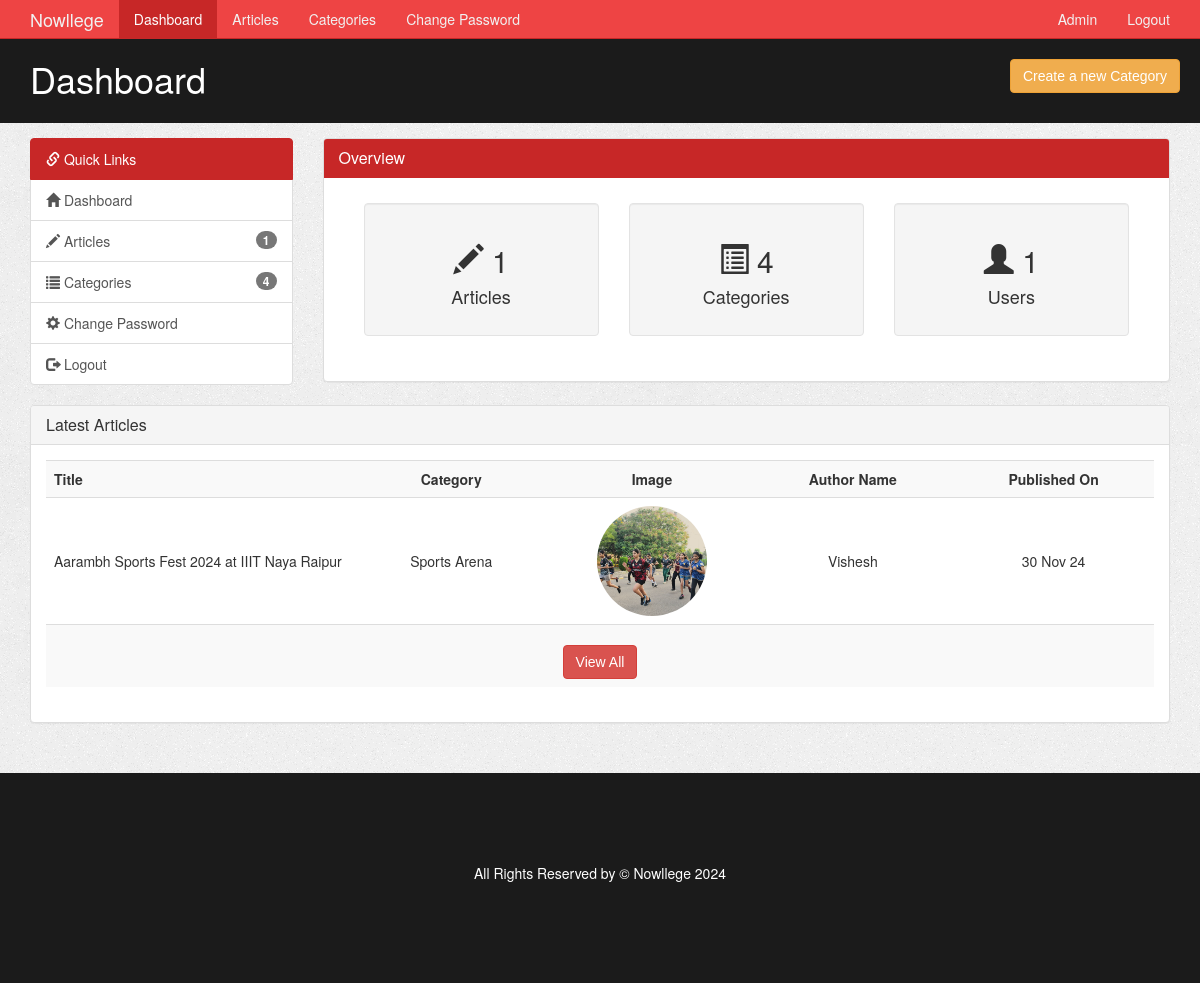
The page /admin/index.php (signed in) on the database its author committed.
### tables this page shows
CREATE TABLE `article` (
  `article_id` int(11) NOT NULL,
  `category_id` int(11) NOT NULL,
  `author_id` int(11) NOT NULL,
  `article_title` varchar(250) NOT NULL,
  `article_image` varchar(200) NOT NULL,
  `article_description` text NOT NULL,
  `article_date` date NOT NULL,
  `article_trend` tinyint(4) NOT NULL,
  `article_active` tinyint(4) NOT NULL
);

CREATE TABLE `category` (
  `category_id` int(11) NOT NULL,
  `category_name` varchar(45) NOT NULL,
  `category_color` varchar(35) NOT NULL,
  `category_image` varchar(250) NOT NULL,
  `category_description` varchar(350) NOT NULL
);

CREATE TABLE `author` (
  `author_id` int(11) NOT NULL,
  `author_name` varchar(35) NOT NULL,
  `author_password` varchar(100) NOT NULL,
  `author_email` varchar(45) NOT NULL
);

### admin/index.php (the view, shortened to what this page needs)
<?php
  require('./includes/nav.inc.php');
?>
<section id="main">
  <div class="container">
    <div class="row">
      <?php
        $user_sql =  "SELECT COUNT(user_id)
                        AS no_of_users
                        FROM user";
        $user_result = mysqli_query($con,$user_sql);
        $user_data = mysqli_fetch_assoc($user_result);
        $no_of_users = $user_data['no_of_users'];
        require('./includes/quick-links.inc.php');
      ?>
      <div class="col-md-9">
        <div class="panel panel-default">
          <div class="panel-heading main-color-bg">
            <h3 class="panel-title">Overview</h3>
          </div>
          <div class="panel-body" style="padding: 2.5rem;">
            <div class="col-md-4">
              <div class="well dash-box">
                <h2>
                  <span class="glyphicon glyphicon-pencil"></span>
                  <?php echo $no_of_articles;?>
                </h2>
                <h4>Articles</h4>
              </div>
            </div>
            <div class="col-md-4">
              <div class="well dash-box">
                <h2>
                  <span class="glyphicon glyphicon-list-alt" aria-hidden="true"></span>
                  <?php echo $no_of_categories;?>
                </h2>
                <h4>Categories</h4>
              </div>
            </div>
            <div class="col-md-4">
              <div class="well dash-box">
                <h2>
                  <span class="glyphicon glyphicon-user"></span>
                  <?php echo $no_of_users;?>
                </h2>
                <h4>Users</h4>
              </div>
            </div>
          </div>
        </div>
      </div>
    </div>
    <div class="row">
      <?php
        $sql = "SELECT article.article_title,
                article.article_date,
                article.article_image,
                category.category_name,
                author.author_name
                FROM article, category, author
                WHERE article.category_id = category.category_id
                AND article.author_id  = author.author_id
                ORDER BY article_date DESC
                LIMIT 4";
        $result = mysqli_query($con,$sql);
        $row = mysqli_num_rows($result);
      ?>
      <div class="col-md-12">
        <div class="panel panel-default">
          <div class="panel-heading">
            <h4 class="panel-title">Latest Articles</h4>
          </div>
          <div class="panel-body">
            <table class="table table-striped article-list table-hover">
              <tr>
                <th>Title</th>
                <th>Category</th>
                <th>Image</th>
                <th>Author Name</th>
                <th>Published On</th>
              </tr>
              <?php
                if($row > 0) {
                  while($data = mysqli_fetch_assoc($result)) {
                    $category_name = $data['category_name'];
                    $author_name = $data['author_name'];
                    $article_title = $data['article_title'];
                    $article_image = $data['article_image'];
                    $article_date = $data['article_date'];
                    $article_date = date("d M y",strtotime($article_date));
                    echo '
                      <tr>
                        <td>
                          '.$article_title.'
                        </td>
                        <td>
                          '.$category_name.'
                        </td>
                        <td>
                          <img src="../assets/images/articles/'.$article_image.'" />
                        </td>
                        <td>
                          '.$author_name.'
                        </td>
                        <td>
                          '.$article_date.'
                        </td>
                      </tr>
                    ';
                  }
                  echo '
                    <tr>
                      <td colspan="5" align="center" style="padding-top: 2rem;">
                        <a href="./articles.php" class="btn btn-danger ">View All</a>
                      </td>
                    </tr>
                  ';
                }
              ?>
            </table>
          </div>
        </div>
      </div>
    </div>
  </div>
</section>
<?php
  require('./includes/footer.inc.php')
?>

### assets/css/partials/4-component.css (style rules this page uses)
.container { background-color: #ffffff00; width: 100%; padding-right: 15px; padding-left: 15px; margin-right: auto; margin-left: auto; }
.btn { display: inline-block; border: none; background: var(--dark-color); color: #fff; text-decoration: none; font-family: var(--ff-nunito); padding: 0.5rem 0.75rem; border-radius: var(--border-radius); transition: all 200ms ease-in-out; }

### assets/css/admin/style.css (style rules this page uses)
body { background-color: black; background-image: url(../partials/imageonline-co-noisedimage.jpg); }
.main-color-bg { background-color: var(--primary-color) !important; border-color: var(--primary-color) !important; color: #ffffff !important; }
.dash-box { text-align: center; }
.article-list td img { border-radius: 50%; object-fit: cover; height: 11rem; text-align: left; width: 11rem; }
.article-list td:not(:first-child), .article-list th:not(:first-child) { text-align: center; }
.article-list th, .article-list td { min-width: 200px; vertical-align: middle !important; }
#main { min-height: 57.2vh; }

### assets/css/partials/1-variables.css (style rules this page uses)
:root { --primary-color: #c72727; --secondary-color: #f99500; --light-color: #f1f1f1; --dark-color: #50514f; --black-color: #333333; --tag-trend-color: #fa163f; --tag-yellow-color: #ffbe0b; --tag-purple-color: #8338ec; --tag-blue-color: #3a86ff; --tag-green-color: #00ff73; --tag-orange-color: #ef4339; --tag-pink-color: #ff0a54; --tag-brown-color: #663f3f; --hover-color: #ee4444; --active-color: #b90615; --ts-vs: 0.56rem; --ts-sml: 0.8rem; --ts-md: 1.1rem; --ts-lg: 1.25rem; --hs-vs: 1.3rem; --hs-sml: 2rem; --hs-md: 2.5rem; --hs-lg: 3rem; --ff-monts: "Montserrat", sans-serif; --ff-nunito: "Nunito Sans", sans-serif; --ff-noto: "Noto Serif", serif; --ff-robo: "Roboto", sans-serif; --border-radius: 5px; }

### rows shown on the page
article: article_title "Aarambh Sports Fest 2024 at IIIT Naya Raipur", category.category_name "Sports Arena", article_image (picture), author.author_name "Vishesh", article_date "30 Nov 24"

### other values the page prints
$admin_name "Admin"
$page_title "Dashboard"
$no_of_articles "1"
$no_of_categories "4"
$no_of_users "1"
